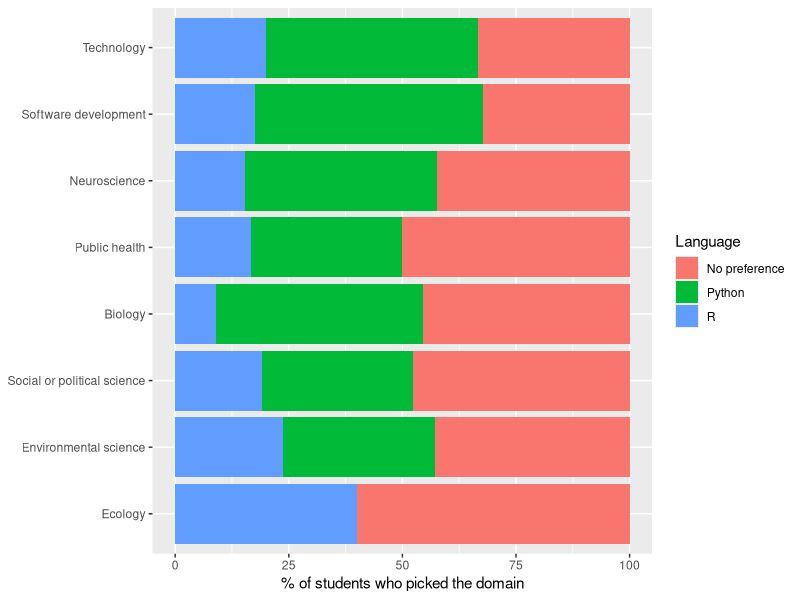
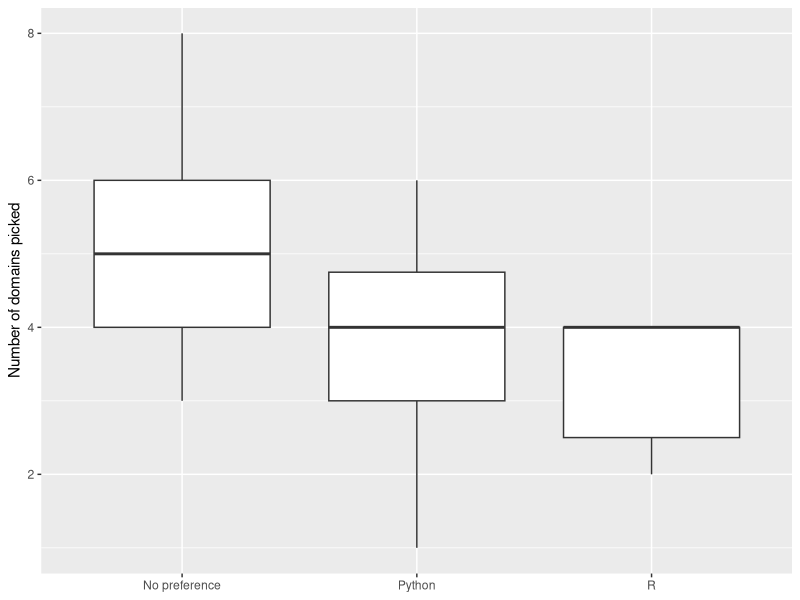

Here is the R script that generated these plots, in order: (Note: this script raises an error after producing the figures.)
## ---- chunk 1
# load any other packages and read data here
library(tidyverse)
## ---- chunk 2
processed <- read_csv("../data/background_interest_processed.csv")

domains <- names(processed)[31:45]
counts <- colSums(processed[domains])
keep <- names(counts[counts > 1])
processed$n_domains <- rowSums(processed[keep])
## ---- chunk 3
#| fig-width: 7
#| fig-height: 4
#| fig-cap: "Preferred language among students who picked each domain"
processed %>%
  pivot_longer(all_of(keep), names_to = "domain", values_to = "picked") %>%
  filter(picked == 1) %>%
  count(domain, language) %>%
  group_by(domain) %>%
  mutate(total = sum(n), pct = 100 * n / total) %>%
  ggplot(aes(reorder(domain, total), pct, fill = language)) +
  geom_col() +
  coord_flip() +
  labs(x = NULL, y = "% of students who picked the domain", fill = "Language")
## ---- chunk 4
#| fig-width: 5
#| fig-height: 3.5
#| fig-cap: "Number of domains picked, by preferred language"
ggplot(processed, aes(language, n_domains)) +
  geom_boxplot() +
  labs(x = NULL, y = "Number of domains picked")
## ---- chunk 5
vars <- c(Programming = "prog.comf", Math = "math.comf",
          Stats = "stat.comf", `Domains picked` = "n_domains")

map_dfr(vars, function(v) {
  m <- tapply(processed[[v]], processed$language, mean)
  tibble(Python = as.numeric(m["Python"]),
         R = as.numeric(m["R"]),
         `No preference` = as.numeric(m["No preference"]),
         `p-value` = kruskal.test(processed[[v]] ~ processed$language)$p.value)
}, .id = "Measure") %>%
  mutate(across(Python:`No preference`, ~ round(.x, 2)),
         `p-value` = round(`p-value`, 3)) %>%
  knitr::kable(caption = "Group averages and tests by preferred language")
## ---- chunk 6
to_num <- function(x) ifelse(x == "beg", 1, ifelse(x == "int", 2, 3))
processed$prog.p <- to_num(processed$prog.prof)
processed$label <- cut(processed$prog.gap, c(-Inf, -0.25, 0.25, Inf), labels = c("Under", "Aligned", "Over"))
counts <- table(processed$language, processed$label)
counts
## ---- chunk 7
round(prop.table(counts, margin = 2), 2)
## ---- chunk 8
#| echo: true
my_df <- tibble(animal = c('snake', 'gecko'),
                threatening = c(TRUE, FALSE))

my_df
## ---- chunk 9
my_df %>% knitr::kable()
## ---- chunk 10
#| fig-width: 4
#| fig-height: 3
#| fig-align: left
#| fig-cap: A terrible plot.

my_df %>% 
  ggplot(aes(x = animal, y = threatening)) + 
  geom_col()
